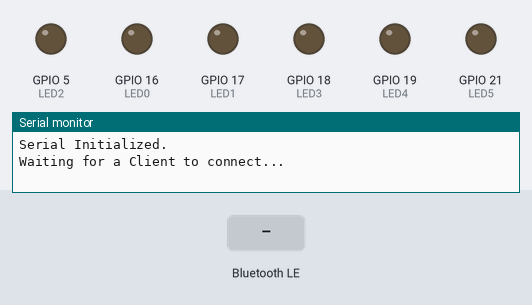
A program run on a simulated ESP32. On the bench: output pins drawn as LEDs (lit = HIGH), the last lines printed to the serial monitor. The test bench sets the inputs (shaded band). Nothing arrives over Bluetooth unless stated; a phone connects over Bluetooth LE 3 s after start.

Above: at 1.2 s.
1.3 s: Bluetooth LE write "1" received
At 2.2 s:
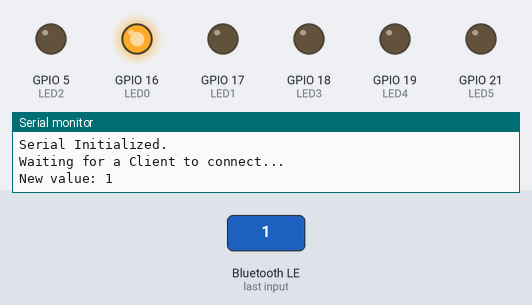
2.8 s: Bluetooth LE write "2" received
At 3.3 s:
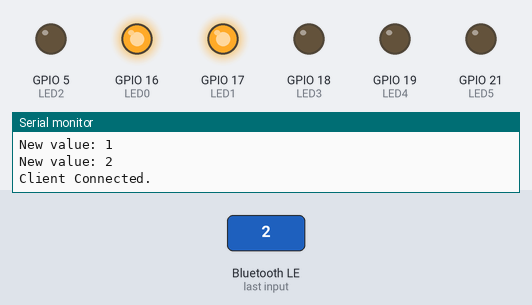
4.3 s: Bluetooth LE write "1" received
At 5.5 s:
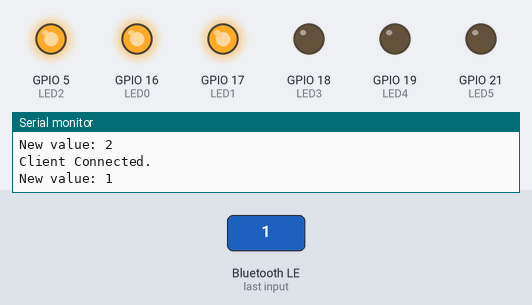
5.8 s: Bluetooth LE write "0" received
At 6.8 s:
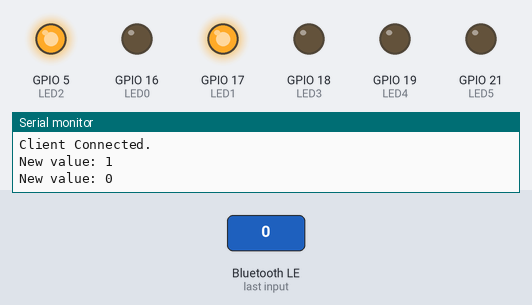
7.3 s: Bluetooth LE write "0" received
At 8.0 s:
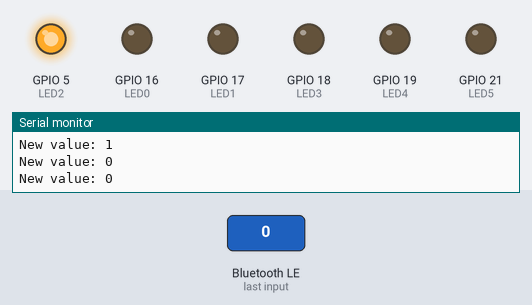
8.8 s: Bluetooth LE write "2" received
At 9.1 s:
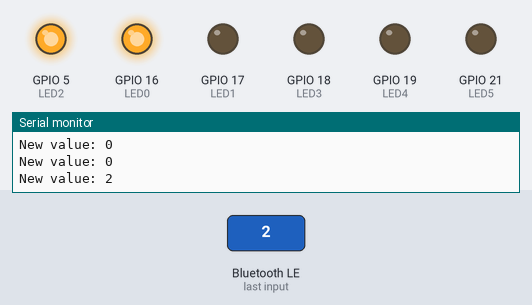
Timing chart, 0 to 11.3 s (numbered marks = the images above; inputs shaded):
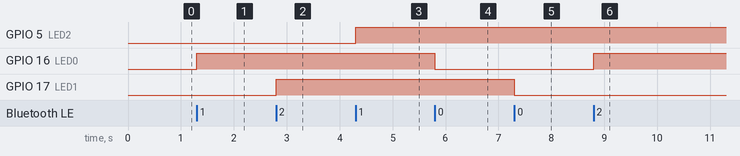

The program:

main.cpp
```cpp
#include <Arduino.h>
#include <BLE_service.h>

void setup()
{
    Serial.begin(9600);
    Serial.println("Serial Initialized.");

    /* Enable BLE communication */
    BLE_init();

    /* Set the pinmode for LED pins. */
    pinMode(LED0, OUTPUT);
    pinMode(LED1, OUTPUT);
    pinMode(LED2, OUTPUT);
    pinMode(LED3, OUTPUT);
    pinMode(LED4, OUTPUT);
    pinMode(LED5, OUTPUT);

    /* Turn off all LEDs at the start. */
    digitalWrite(LED0, LOW);
    digitalWrite(LED1, LOW);
    digitalWrite(LED2, LOW);
    digitalWrite(LED3, LOW);
    digitalWrite(LED4, LOW);
    digitalWrite(LED5, LOW);
}

void loop()
{
}
```

BLE_service.h
```cpp
#ifndef BLE_SERVICE_H
#define BLE_SERVICE_H
#include <BLE2902.h>
#include <BLEDevice.h>
#include <BLEServer.h>
#include <BLEUtils.h>
#include <string.h>

#define DEVICE_NAME "ESP32_LED_HUB"

#define LED0 16
#define LED1 17
#define LED2 5
#define LED3 18
#define LED4 19
#define LED5 21

/* Define the UUID for our Custom Service */
#define serviceID BLEUUID((uint16_t)0x1700)

/* Initialize BLE function. */
void BLE_init();

#endif
```

BLE_service.cpp
```cpp
#include <Arduino.h>
#include <BLE_service.h>

/* Define our custom characteristic along with it's properties */
BLECharacteristic LED0_Characteristic(
    BLEUUID((uint16_t)0x1A00),
    BLECharacteristic::PROPERTY_READ | BLECharacteristic::PROPERTY_WRITE);
BLECharacteristic LED1_Characteristic(
    BLEUUID((uint16_t)0x1A01),
    BLECharacteristic::PROPERTY_READ | BLECharacteristic::PROPERTY_WRITE);
BLECharacteristic LED2_Characteristic(
    BLEUUID((uint16_t)0x1A02),
    BLECharacteristic::PROPERTY_READ | BLECharacteristic::PROPERTY_WRITE);
BLECharacteristic LED3_Characteristic(
    BLEUUID((uint16_t)0x1A03),
    BLECharacteristic::PROPERTY_READ | BLECharacteristic::PROPERTY_WRITE);
BLECharacteristic LED4_Characteristic(
    BLEUUID((uint16_t)0x1A04),
    BLECharacteristic::PROPERTY_READ | BLECharacteristic::PROPERTY_WRITE);
BLECharacteristic LED5_Characteristic(
    BLEUUID((uint16_t)0x1A05),
    BLECharacteristic::PROPERTY_READ | BLECharacteristic::PROPERTY_WRITE);

/* This function handles the server callbacks */
bool deviceConnected = false;
class ServerCallbacks : public BLEServerCallbacks
{
    void onConnect(BLEServer *pServer)
    {
        deviceConnected = true;
        Serial.println("Client Connected.");
    };
    void onDisconnect(BLEServer *pServer)
    {
        deviceConnected = false;
        Serial.println("Client Connected.");
    }
};

class MyCallbacks : public BLECharacteristicCallbacks
{
    void onWrite(BLECharacteristic *pCharacteristic)
    {
        std::string value = pCharacteristic->getValue();
        if (value.length() > 0)
        {
            Serial.print("New value: ");
            Serial.print(value.at(0));
            Serial.println();
            /* Write 0x30 hex byte to turn off LED. Otherwise on. */
            if (value.at(0) == '0')
            {
                if (pCharacteristic == &LED0_Characteristic)
                    digitalWrite(LED0, LOW);
                if (pCharacteristic == &LED1_Characteristic)
                    digitalWrite(LED1, LOW);
                if (pCharacteristic == &LED2_Characteristic)
                    digitalWrite(LED2, LOW);
                if (pCharacteristic == &LED3_Characteristic)
                    digitalWrite(LED3, LOW);
                if (pCharacteristic == &LED4_Characteristic)
                    digitalWrite(LED4, LOW);
                if (pCharacteristic == &LED5_Characteristic)
                    digitalWrite(LED5, LOW);
            }
            else
            {
                if (pCharacteristic == &LED0_Characteristic)
                    digitalWrite(LED0, HIGH);
                if (pCharacteristic == &LED1_Characteristic)
                    digitalWrite(LED1, HIGH);
                if (pCharacteristic == &LED2_Characteristic)
                    digitalWrite(LED2, HIGH);
                if (pCharacteristic == &LED3_Characteristic)
                    digitalWrite(LED3, HIGH);
                if (pCharacteristic == &LED4_Characteristic)
                    digitalWrite(LED4, HIGH);
                if (pCharacteristic == &LED5_Characteristic)
                    digitalWrite(LED5, HIGH);
            }
        }
    }
};

/************************************************************************
 *
 * Function:  BLE_init
 * --------------------
 *  This function initializes the BLE server.
 *
 *  returns: none
 *
 ************************************************************************/
void BLE_init()
{
    // Create and name the BLE Device
    BLEDevice::init(DEVICE_NAME);

    /* Create the BLE Server */
    BLEServer *MyServer = BLEDevice::createServer();
    MyServer->setCallbacks(new ServerCallbacks());

    /* Add a service the server */
    BLEService *customService =
        MyServer->createService(BLEUUID((uint16_t)0x1700));

    BLECharacteristicCallbacks *LED_callback = new MyCallbacks();
    /* Add LED0 characteristic to the service */
    customService->addCharacteristic(&LED0_Characteristic);
    LED0_Characteristic.setCallbacks(LED_callback);

    /* Add LED1 characteristic to the service */
    customService->addCharacteristic(&LED1_Characteristic);
    LED1_Characteristic.setCallbacks(LED_callback);

    /* Add LED2 characteristic to the service */
    customService->addCharacteristic(&LED2_Characteristic);
    LED2_Characteristic.setCallbacks(LED_callback);

    /* Add LED3 characteristic to the service */
    customService->addCharacteristic(&LED3_Characteristic);
    LED3_Characteristic.setCallbacks(LED_callback);

    /* Add LED4 characteristic to the service */
    customService->addCharacteristic(&LED4_Characteristic);
    LED4_Characteristic.setCallbacks(LED_callback);

    /* Add LED5 characteristic to the service */
    customService->addCharacteristic(&LED5_Characteristic);
    LED5_Characteristic.setCallbacks(LED_callback);

    /* Configure Advertising with the Services to be advertised */
    MyServer->getAdvertising()->addServiceUUID(serviceID);

    /* Start the service */
    customService->start();

    /* Start the Server/Advertising */
    MyServer->getAdvertising()->start();

    Serial.println("Waiting for a Client to connect...");
}
```

Measured:
- after the input at 1.3 s, GPIO 16 (LED0): LOW → HIGH at once
- after the input at 2.8 s, GPIO 17 (LED1): LOW → HIGH at once
- after the input at 4.3 s, GPIO 5 (LED2): LOW → HIGH at once
- after the input at 5.8 s, GPIO 16 (LED0): HIGH → LOW at once
- after the input at 7.3 s, GPIO 17 (LED1): HIGH → LOW at once
- after the input at 8.8 s, GPIO 16 (LED0): LOW → HIGH at once
